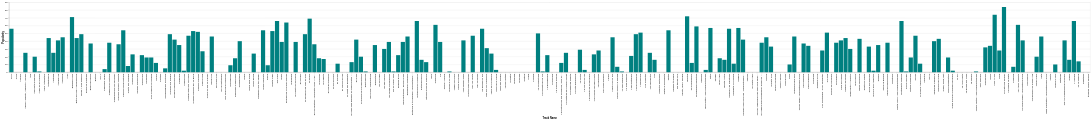

Notebook code cell kept with this figure:
### Code cell
alt.Chart(df).mark_bar(color="teal").encode(
    x="Track Name:N",
    y="Popularity:Q",
)

### Figure 1 — Vega-Lite specification as saved in the notebook (floating-point values rounded to 4 significant figures; data arrays with more than 128 entries replaced by an {"elided": "..."} marker saying what was removed)
{"config": {"view": {"continuousWidth": 300, "continuousHeight": 300}}, "data": {"name": "data-16e9e343a9429070787911c590effa24"}, "mark": {"type": "bar", "color": "teal"}, "encoding": {"x": {"field": "Track Name", "type": "nominal"}, "y": {"field": "Popularity", "type": "quantitative"}}, "$schema": "https://vega.github.io/schema/vega-lite/v5.20.1.json", "datasets": {"data-16e9e343a9429070787911c590effa24": {"elided": "232 records"}}}
